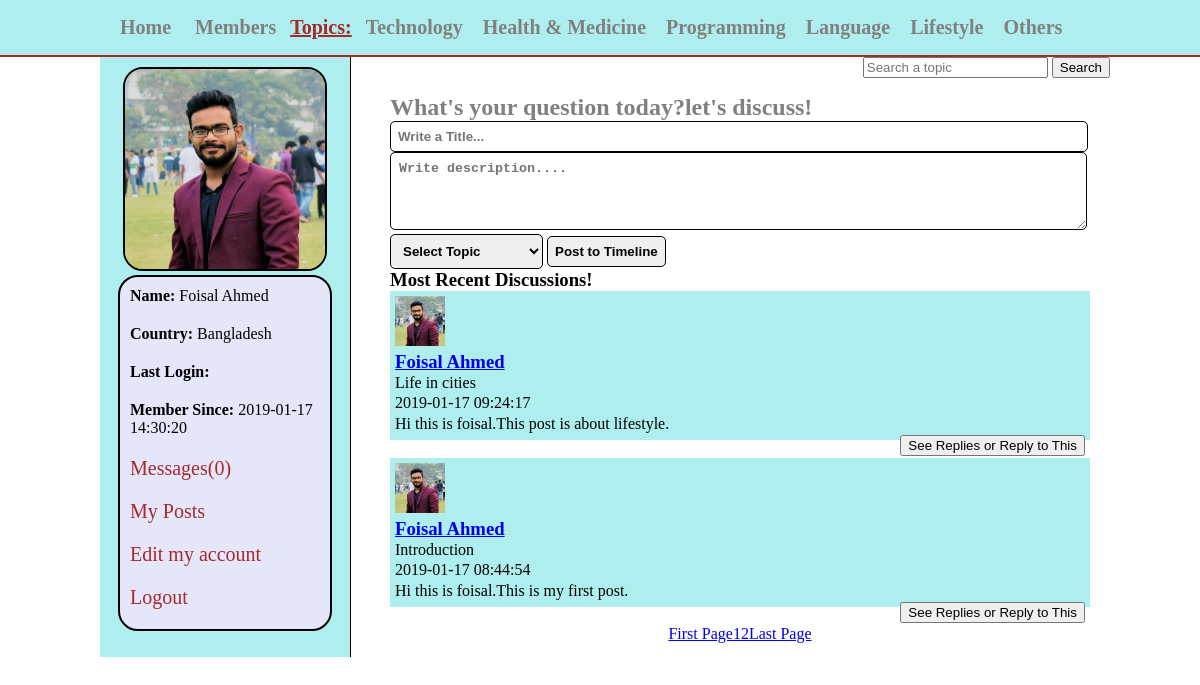
The app's page /peoplequestion/home.php (signed in) with its own data.
### tables this page shows
CREATE TABLE `topics` (
  `topic_id` int(11) NOT NULL,
  `topic_name` varchar(255) NOT NULL
);

CREATE TABLE `users` (
  `user_id` int(11) NOT NULL,
  `user_name` varchar(255) NOT NULL,
  `user_pass` varchar(255) NOT NULL,
  `user_email` varchar(255) NOT NULL,
  `user_country` text NOT NULL,
  `user_gender` text NOT NULL,
  `user_birthday` text NOT NULL,
  `user_image` text NOT NULL,
  `user_reg_date` text NOT NULL,
  `user_last_login` text NOT NULL,
  `status` text NOT NULL,
  `ver_code` int(100) NOT NULL,
  `posts` text NOT NULL
);

CREATE TABLE `posts` (
  `post_id` int(11) NOT NULL,
  `user_id` int(11) NOT NULL,
  `topic_id` int(11) NOT NULL,
  `post_title` text NOT NULL,
  `post_content` text NOT NULL,
  `post_date` timestamp NOT NULL DEFAULT CURRENT_TIMESTAMP
);

### peoplequestion/home.php (the view, shortened to what this page needs)
<!DOCTYPE html>
<?php
include("functions/functions.php");
?>
<?php
if (!isset($_SESSION['user_email'])) {
	header("location:index.php");
}
else{
 ?>
<html>
<head>
	<link rel="stylesheet" type="text/css" href="styles/home_style.css" media="all">
</head>
<body>
	<div class="container">
		<div id="head_warp">
			<div id="header">
				<ul id="menu">
					<li><a href="home.php"> Home</a></li>
					<li><a href="members.php"> Members</a></li>
					<strong>Topics:</strong>
					<?php
					  $get_topics="select * from topics";
					  $run_topics=mysqli_query($con,$get_topics);
					  while($row= mysqli_fetch_array($run_topics)){
						$topic_id=$row['topic_id'];
						$topic_name=$row['topic_name'];
					  echo "<li><a href='topic.php?topic=$topic_id'>$topic_name</a></li>";
					  }
					?>
				</ul>
				<form method="get" action="results.php" id="form1">
					<input type="text" name="user_query" placeholder="Search a topic">
					<input type="submit" name="search" value="Search">
				</form>
			</div>
		</div>
		<div class="content">
		    <div id="user_timeline">
				<div id="user_details">
					<?php
					  $user=$_SESSION['user_email'];
					  $get_user="select * from users where user_email='$user' ";
					  $run_user=mysqli_query($con,$get_user);
					  $row=mysqli_fetch_array($run_user);
					  $user_id=$row['user_id'];
					  $user_name=$row['user_name'];
					  $user_country=$row['user_country'];
					  $user_image=$row['user_image'];
					  $register_date=$row['user_reg_date'];
					  $last_login=$row['user_last_login'];
					  $sel_msg="select * from messages where receiver='$user_id' AND status='unread' ORDER BY 1 DESC";
					  $run_msg=mysqli_query($con,$sel_msg);
					  $count_msg=mysqli_num_rows($run_msg);
					  echo "
					  <center>
					  <img src='users/$user_image' width='200' height='200'/>
					  </center>
					  <div id='user_mention'>
					  <p><strong>Name:</strong> $user_name</p>
					  <p><strong>Country:</strong> $user_country</p>
					  <p><strong>Last Login:</strong> $last_login</p>
					  <p><strong>Member Since:</strong> $register_date</p>
					  <p><a href='my_messages.php?inbox&u_id=$user_id'>Messages($count_msg)</a></p>
					  <p><a href='my_posts.php?u_id=$user_id'>My Posts</a></p>
					  <p><a href='edit_profile.php?u_id=$user_id'>Edit my account</a></p>
					  <p><a href='logout.php'>Logout</a></p>
					  </div>
					  "
					?>
				</div>
		    </div>
		    <div id="content_timeline">
		    	<form action="home.php?id=<?php echo $user_id; ?>" method="post" id="f">
		    		<h2>What's your question today?let's discuss!</h2>
		    		<input type="text" name="title" placeholder="Write a Title..." size="82" required="required"><br/>
		    		<textarea cols="83" rows="4" name="content" placeholder="Write description...."></textarea><br/>
		    		<select name="topic">
		    			<option>Select Topic</option>
		    		</select>
		    		<input type="submit" name="sub" value="Post to Timeline">
		    	</form>
		    	<h3>Most Recent Discussions!</h3>
		    	<?php
		    	getPosts();
		    	?>
		    </div>
        </div>
	</div>
</body>
</html>
<?php
}
?>

### peoplequestion/functions/functions.php (shortened to what this page needs)
<?php
$con=mysqli_connect("localhost","root","","peoplequestion") or die("Connetion was not etablished");
function getPosts(){
	global $con;
	$per_page=5;
	if(isset($_GET['page'])){
		$page=$_GET['page'];
	}
	else{
		$page=1;
	}
	$start_from=($page-1) * $per_page;
	$get_posts="select * from posts ORDER by 1 DESC LIMIT $start_from,$per_page";
	$run_posts=mysqli_query($con,$get_posts);
	while($row_posts=mysqli_fetch_array($run_posts)){
		$post_id=$row_posts['post_id'];
		$user_id=$row_posts['user_id'];
		$post_title=$row_posts['post_title'];
		$content=$row_posts['post_content'];
		$post_date=$row_posts['post_date'];
		$user="select * from users where user_id='$user_id' AND posts='yes'";
		$run_user=mysqli_query($con,$user);
		$row_user=mysqli_fetch_array($run_user);
		$user_name=$row_user['user_name'];
		$user_image=$row_user['user_image'];
		echo "<div id='posts'>
		       <p><img src='users/$user_image' width='50' height='50'></P>
		       <h3><a href='user_profile.php?u_id=$user_id'>$user_name</a></h3>
		       <p>$post_title</p>
		       <p>$post_date</p>
		       <p>$content</p>
		       <a href='single.php?post_id=$post_id' style='float:right;'><button>See Replies or Reply to This</button> </a>
		     </div><br/>";
    }
    include("pagination.php");
}
?>

### peoplequestion/functions/pagination.php
<?php
  $query="select * from topics";
  $result=mysqli_query($con,$query);
  $total_posts=mysqli_num_rows($result);
  $total_pages=ceil($total_posts/$per_page);
  echo "<center>
        <div id='pagination'>
        <a href='home.php'?page=1>First Page</a>";
  for($i=1;$i<=$total_pages;$i++){
  	echo "<a href='home.php?page=$i'>$i</a>";
  }
  echo "<a href='home.php?page=$total_pages'>Last Page</a>";
 ?>

### peoplequestion/styles/home_style.css (style rules this page uses)
html, body, div, span, applet, object, iframe, h1, h2, h3, h4, h5, h6, p, blockquote, pre, a, abbr, acronym, address, big, cite, code, del, dfn, em, img, ins, kbd, q, s, samp, small, strike, strong, sub, sup, tt, var, b, u, i, center, dl, dt, dd, ol, ul, li, fieldset, form, label, legend, table, caption, tbody, tfoot, thead, tr, th, td, article, aside, canvas, details, embed, figure, figcaption, footer, header, hgroup, menu, nav, output, ruby, section, summary, time, mark, audio, video { margin: 0; padding: 0; border: 0; }
#head_warp { width: 100%; height: 35px; margin: 0 auto; border-bottom: 2px solid brown; padding:10px; background: #AFEEEE; }
#header { margin:0 auto; width: 1000px; height: 35px; }
#menu { line-height: 35px; padding: 0; margin:0; float: left; }
#menu li { display: inline; list-style: none; }
#menu a { margin:5px; padding: 5px; text-decoration: none; color: gray; font-size: 20px; font-weight: bold; }
#menu strong { font-size: 20px; text-decoration: underline; color: brown; }
#form1 { float: right; line-height: 35px; padding-top: 3px; }
.content { width:1000px; margin:0 auto; }
#user_timeline { background: #AFEEEE; width:250px; float: left; height: 600px; border-right: 1px solid black; }
#user_details { padding: 10px; }
#user_details img { border:2px solid black; border-radius: 20px; }
#user_details p { margin-bottom: 10px; padding: 5px; }
#user_details a { color:brown; font-size:20px; text-decoration:none; }
#user_mention { background: #E6E6FA; border:2px solid black; border-radius: 20px; width: 200px; margin:0 auto; padding: 5px; }
#content_timeline { float: right; width: 700px; padding:10px; }
#f input { padding: 7px; border: 1px solid black; border-radius: 5px; font-weight: bolder; }
#f textarea { padding: 8px; border: 1px solid black; border-radius: 5px; font-weight: bolder; }
#f select { padding: 8px; border: 1px solid black; border-radius: 5px; font-weight: bolder; }
#f h2 { color: gray; font-family: Sansationl; }
#posts { line-height: 1.3em; padding: 5px; background: #AFEEEE; }

### records on screen
topics: topic_name "Technology"
topics: topic_name "Health & Medicine"
topics: topic_name "Programming"
topics: topic_name "Language"
topics: topic_name "Lifestyle"
topics: topic_name "Others"
users: user_image (picture), user_name "Foisal Ahmed", user_country "Bangladesh", user_reg_date "2019-01-17 14:30:20"
posts: user.user_image (picture), user.user_name "Foisal Ahmed", post_title "Life in cities", post_date "2019-01-17 09:24:17", post_content "Hi this is foisal.This post is about lifestyle."
posts: user.user_image (picture), user.user_name "Foisal Ahmed", post_title "Introduction", post_date "2019-01-17 08:44:54", post_content "Hi this is foisal.This is my first post."

### other values on screen
$count_msg "0"
